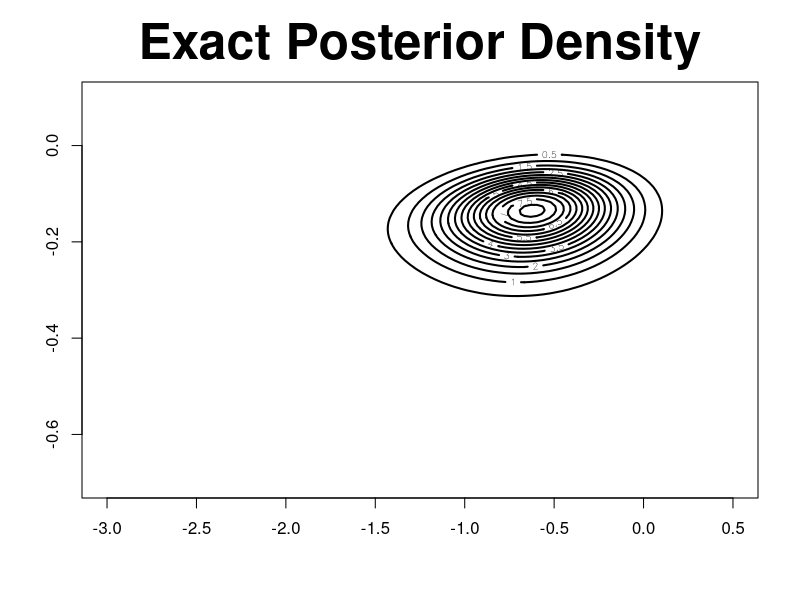
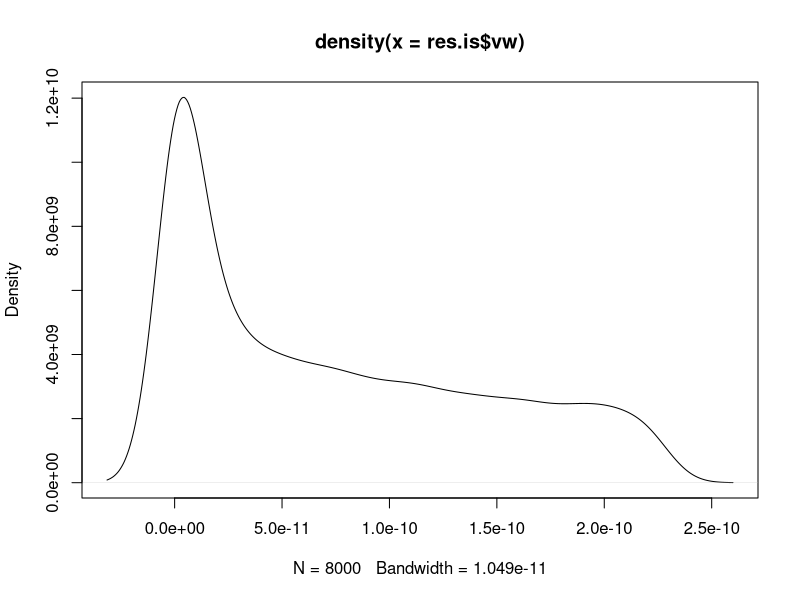

These charts were generated, in order, by the following R code:
###############################################################################

rawdata <- matrix(c(1, 53,
                    1, 57,
                    1, 58,
                    1, 63,
                    0, 66,
                    0, 67,
                    0, 67,
                    0, 67,
                    0, 68,
                    0, 69,
                    0, 70,
                    0, 70,
                    1, 70,
                    1, 70,
                    0, 72,
                    0, 73,
                    0, 75,
                    1, 75,
                    0, 76,
                    0, 76,
                    0, 78,
                    0, 79,
                    0, 81),23,2,byrow=T)

w <- rawdata[,1]
s <- rawdata[,2]

vy <- w
n  <- length(vy)
mX <- cbind(rep(1,n),s-mean(s))
d  <- ncol(mX)
mSigma     <- diag(1.0E4,d)
mSigma.inv <- diag(1.0E-4,d)

res.glm <- glm(vy~-1+mX,family=binomial(link=probit))
summary(res.glm)

###############################################################################

trapint2D <- function(xgrid, ygrid, fgrid) 
{
  ng1   <- length(xgrid)
  ng2   <- length(ygrid)
  area <- 0   
  for (i in 2:ng1) {
    for (j in 2:ng2) {
      area <- area + (xgrid[i] - xgrid[i-1])*(ygrid[j] - ygrid[j-1])*(fgrid[i,j] + fgrid[i-1,j] + fgrid[i,j-1] + fgrid[i-1,j-1])/4
    }
  }
  return(area)
}

djointLMM <- function(u,v,vy,mX,mSigma.inv) {
  log.f <- matrix(0,length(u),length(v))
  for (i in 1:length(u)) {
    for (j in 1:length(v)) {
      vtheta <- matrix(c(u[i],v[j]))
      veta <- mX%*%vtheta
      log.f[i,j] <- sum(vy*pnorm(veta, log.p=TRUE) + (1-vy)*pnorm(veta, lower.tail=FALSE, log.p=TRUE)) - 0.5*t(vtheta)%*%mSigma.inv%*%vtheta
    }
  }
  f <- exp(log.f - max(log.f))
  area <- trapint2D(u,v,f) 
  return(f/area)
}

u <- seq(-3,0.5,,100)
v <- seq(-0.7,0.1,,100)

f <- djointLMM(u,v,vy,mX,mSigma.inv)
levels <- pretty(range(f),12)

contour(u,v,f,levels=levels,lwd=2,main="Exact Posterior Density",cex.main=3)

ans <- readline()

###############################################################################

library(mvtnorm)

fast.f <- function(mTheta,vy,mX,mSigma) 
{
  N <- nrow(mTheta)
  n <- length(vy)
  mY <- matrix(vy,n,N)
  vEta <- mX%*%t(mTheta)
  
  #vy*pnorm(veta, log.p=TRUE) + (1-vy)*pnorm(veta, lower.tail=FALSE, log.p=TRUE)
  log.vp <- matrix(1,1,n)%*%(vy*pnorm(vEta, log.p=TRUE) + (1-vy)*pnorm(vEta, lower.tail=FALSE, log.p=TRUE)) + dmvnorm(mTheta,sigma=mSigma,log=TRUE)
  return(log.vp)
} 

###############################################################################

ImportanceSampling <- function(N,vmu,mLambda,nu,vy,mX,mSigma,EPS) 
{
  MAXITER <- 10000000
  log.vq <- c()
  log.vp <- c()
  for (ITER in 1:MAXITER) 
  {
    mZ <- rmvt(N, delta=as.vector(vmu), sigma=mLambda, df = nu, type = "shifted")
    log.vq.new <- dmvt(mZ, delta=as.vector(vmu), sigma=mLambda, df = nu, log=TRUE, type = "shifted")
    log.vp.new <- as.vector(fast.f(mZ,vy,mX,mSigma)) 
    log.vq <- c(log.vq,log.vq.new)
    log.vp <- c(log.vp,log.vp.new)				
    vw <- exp(log.vp - log.vq)
    N <- length(vw)
    I.hat <- mean(vw)
    se <- sqrt(var(vw)/length(vw))
    print(c(ITER,N,I.hat,se))
    if (se<EPS) {
      break;
    }
  }
  return(list(I.hat=I.hat,se=se,vw=vw))
}

fast.f2 <- function(mult, mTheta,vy,vr,mX,mSigma) 
{
  N <- nrow(mTheta)
  n <- length(vy)
  mY <- matrix(vy,n,N)
  vEta <- mX%*%t(mTheta)
  
  #vy*pnorm(veta, log.p=TRUE) + (1-vy)*pnorm(veta, lower.tail=FALSE, log.p=TRUE)
  #log.vp <- matrix(1,1,n)%*%(vy*pnorm(vEta, log.p=TRUE) + (1-vy)*pnorm(vEta, lower.tail=FALSE, log.p=TRUE)) + dmvnorm(mTheta,sigma=mSigma,log=TRUE)

  # Log-likelihood pertaining to vbeta and vu
  veta = mC%*%vtheta  
  log.vp <- t(vy*vr)%*%veta - t(vr)%*%exp(veta) - sum(lgamma(vy+1))
  
  # Prior
  mSigma.vbeta = solve(mult$mSigma.beta.inv)
  mSigma.vu = solve(mult$mSigma.u.inv)
  log.vp <- log.vp + dmvnorm(vtheta, blockDiag(mSigma.vbeta, mSigma.vu), log=TRUE)
  
  return(log.vp)
} 

###############################################################################

NormalisedImportanceSampling <- function(N,vmu,mLambda,nu,vy,mX,mSigma) 
{
  log.vq <- c()
  log.vp <- c()
  
  mZ <- rmvt(N, delta=as.vector(vmu), sigma=mLambda, df = nu, type = "shifted")
  log.vq <- dmvt(mZ, delta=as.vector(vmu), sigma=mLambda, df = nu, log=TRUE, type = "shifted")
  log.vp <- as.vector(fast.f(mZ,vy,mX,mSigma)) 
  
  vw <- exp(log.vp - log.vq)
  vw <- vw/sum(vw)
  
  EXPECTED.VAL <- apply(t(mZ)*vw,1,sum)
  
  return(list(EXPECTED.VAL=EXPECTED.VAL))
}

###############################################################################

LaplaceApproxPosterior <- function(vy,mX,mSigma.inv) 
{
  n <- length(vy)
  d <- ncol(mX)
  vtheta <- matrix(0,d,1)
  for (ITER in 1:1000) 
  {
    #vmu <- 1/(1+exp(-mX%*%vtheta))
    vmu <- pnorm(mX%*%vtheta)
    vg <- t(mX)%*%(vy - vmu) - mSigma.inv%*%vtheta
    mH <- - t(mX*as.vector(vmu*(1 - vmu)))%*%mX - mSigma.inv
    vtheta <- vtheta - solve(mH)%*%vg
    err <- max(abs(vg))
    if (err<1.0E-6) {
      break;
    }
    print(c(ITER,err))
  }
  return(list(vtheta=vtheta,mLambda=solve(-mH)))
}


###############################################################################

res.lap <- LaplaceApproxPosterior(vy,mX,mSigma.inv) 

vmu     <- res.lap$vtheta
mLambda <- res.lap$mLambda
nu      <- 8
EPS     <- 1.0E-12
N       <- 1000

res.is <- ImportanceSampling(N,vmu,mLambda,nu,vy,mX,mSigma,EPS) 

plot(density(res.is$vw))


res.nis <- NormalisedImportanceSampling(100*length(res.is$vw),vmu,mLambda,nu,vy,mX,mSigma) 
